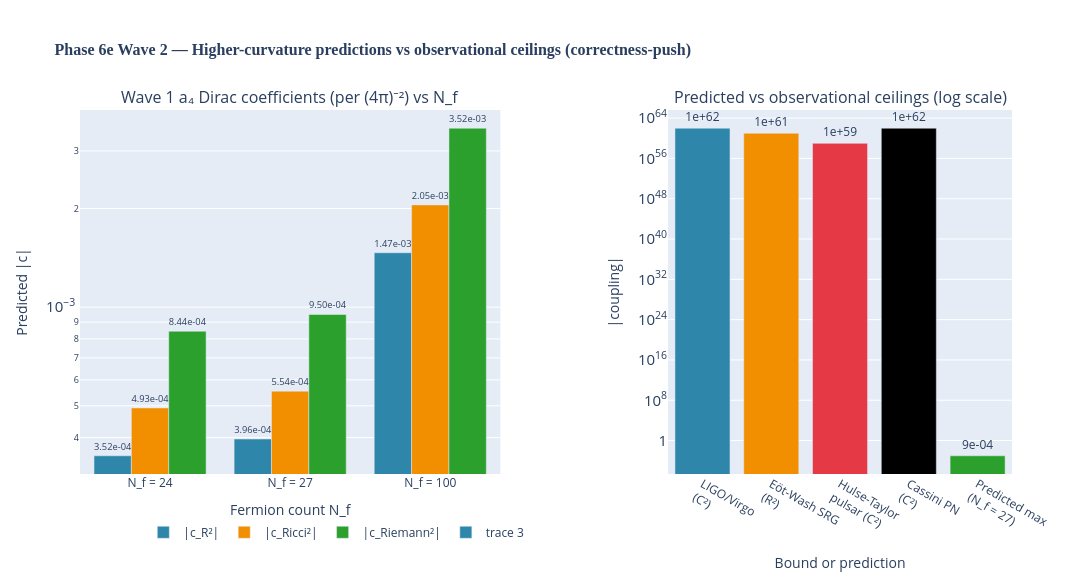

The cell this chart's notebook holds for it:
### Markdown cell above
## 10. Figure: predictions vs ceilings

### Code cell
# viz-ref: fig_higher_curvature_obs_bounds
from src.core.visualizations import fig_higher_curvature_obs_bounds
fig = fig_higher_curvature_obs_bounds()
fig.show()

### Figure 1 — Plotly figure (JSON) as saved in the notebook; plotly's stock layout.template omitted (floating-point values rounded to 4 significant figures)
{"data": [{"hovertemplate": "N_f = %{x}<br>|c_R²| = %{y:.3e}<extra></extra>", "marker": {"color": "#2E86AB"}, "name": "|c_R²|", "text": ["3.52e-04", "3.96e-04", "1.47e-03"], "textposition": "outside", "type": "bar", "x": ["N_f = 24", "N_f = 27", "N_f = 100"], "xaxis": "x", "y": [0.0003518, 0.0003958, 0.001466], "yaxis": "y"}, {"hovertemplate": "N_f = %{x}<br>|c_Ricci²| = %{y:.3e}<extra></extra>", "marker": {"color": "#F18F01"}, "name": "|c_Ricci²|", "text": ["4.93e-04", "5.54e-04", "2.05e-03"], "textposition": "outside", "type": "bar", "x": ["N_f = 24", "N_f = 27", "N_f = 100"], "xaxis": "x", "y": [0.0004925, 0.0005541, 0.002052], "yaxis": "y"}, {"hovertemplate": "N_f = %{x}<br>|c_Riemann²| = %{y:.3e}<extra></extra>", "marker": {"color": "#2ca02c"}, "name": "|c_Riemann²|", "text": ["8.44e-04", "9.50e-04", "3.52e-03"], "textposition": "outside", "type": "bar", "x": ["N_f = 24", "N_f = 27", "N_f = 100"], "xaxis": "x", "y": [0.0008443, 0.0009499, 0.003518], "yaxis": "y"}, {"hovertemplate": "%{x}<br>value = %{y:.3e}<extra></extra>", "marker": {"color": ["#2E86AB", "#F18F01", "#E63946", "#000000", "#2ca02c"]}, "text": ["1e+62", "1e+61", "1e+59", "1e+62", "9e-04"], "textposition": "outside", "type": "bar", "x": ["LIGO/Virgo<br>(C²)", "Eöt-Wash SRG<br>(R²)", "Hulse-Taylor<br>pulsar (C²)", "Cassini PN<br>(C²)", "Predicted max<br>(N_f = 27)"], "xaxis": "x2", "y": [1e+62, 1e+61, 1e+59, 1e+62, 0.0009499], "yaxis": "y2"}], "layout": {"annotations": [{"font": {"size": 16}, "showarrow": false, "text": "Wave 1 a₄ Dirac coefficients (per (4π)⁻²) vs N_f", "x": 0.2255, "xanchor": "center", "xref": "paper", "y": 1.0, "yanchor": "bottom", "yref": "paper"}, {"font": {"size": 16}, "showarrow": false, "text": "Predicted vs observational ceilings (log scale)", "x": 0.8155, "xanchor": "center", "xref": "paper", "y": 1.0, "yanchor": "bottom", "yref": "paper"}, {"font": {"color": "#E63946", "size": 10}, "showarrow": false, "text": "<i>tightest<br>ceiling</i>", "x": "Hulse-Taylor<br>pulsar (C²)", "xref": "x2", "y": 5e+59, "yref": "y2"}], "barmode": "group", "height": 580, "legend": {"orientation": "h", "x": 0.275, "xanchor": "center", "y": -0.2, "yanchor": "bottom"}, "margin": {"b": 80, "t": 110}, "showlegend": true, "title": {"font": {"family": "CMU Serif, Computer Modern, Times New Roman, serif", "size": 16}, "text": "<b>Phase 6e Wave 2 — Higher-curvature predictions vs observational ceilings (correctness-push)</b>"}, "width": 1400, "xaxis": {"anchor": "y", "domain": [0.0, 0.451], "title": {"text": "Fermion count N_f"}}, "xaxis2": {"anchor": "y2", "domain": [0.631, 1.0], "title": {"text": "Bound or prediction"}}, "yaxis": {"anchor": "x", "domain": [0.0, 1.0], "exponentformat": "power", "title": {"text": "Predicted |c|"}, "type": "log"}, "yaxis2": {"anchor": "x2", "domain": [0.0, 1.0], "exponentformat": "power", "title": {"text": "|coupling|"}, "type": "log"}}}
